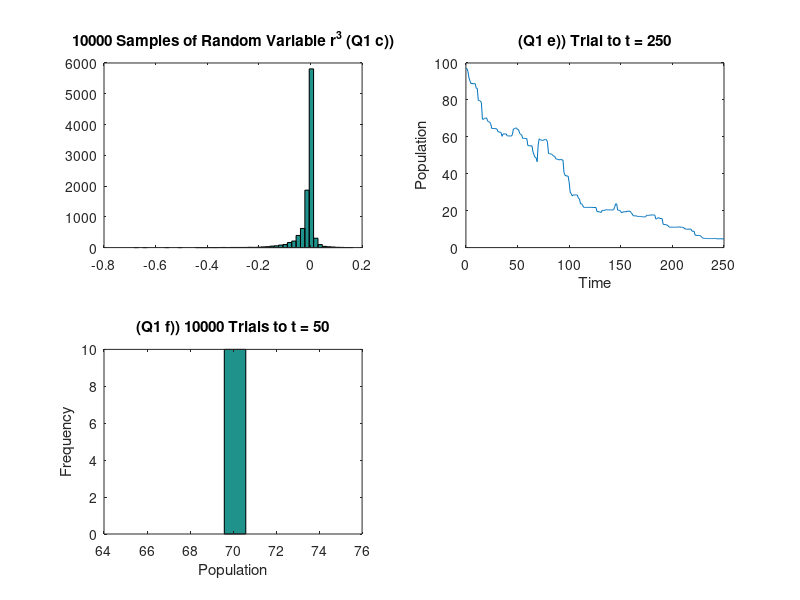

Write MATLAB code to recreate this figure. (Note: this script raises an error after producing the figure.)
%
%   Question 1 part c):
%   Produce histogram of 10000 samples of random numer r^3
%

%   Define variables
n = 10000;
mu = -0.1;
sigma = 0.2;

x = 0:1:n;
y= [];

%Iterate through interation function
for i=1:n
    y = [y normrnd(mu,sigma)^3];
end;

%Plot
subplot(2,2,1)
hist(y,50);
    title([num2str(n) ' Samples of Random Variable r^3 (Q1 c))']);
    xlabel('');
    ylabel('');

mean = mean(y)
standard_deviation = std(y)


%
%   Question 1 part e):
%   Run trial of the model up to t=250
%

%   Define variables
t = 250;
N0 = 97;
mu = -0.1;
sigma = 0.2;

x = 0:1:t;
y = [];
y = [y N0];

%Iterate through interation function
for i=1:t
    R = (1 + normrnd(mu,sigma)^3) * N0;
    N0 = R;
    y = [y R];
end;

%Plot
subplot(2,2,2)
plot(x,y);
    title(['(Q1 e)) Trial to t = ' num2str(t)]);
    xlabel('Time');
    ylabel('Population');
    
%
%   Question 1 part f):
%   Run 10000 trials at t = 50
%

%   Define variables
t = 50;
N0 = 97;
mu = -0.1;
sigma = 0.2;
trials = 10;

x = 0:1:t;
y = [];
y = [y N0];

en = [];

%Iterate through interation function
for j=1:trials
    for i=1:t
        R = (1 + normrnd(mu,sigma)^3) * N0;
        N0 = R;
        y = [y R];
    end;
    en = [en y(t)];
end;

%Plot
subplot(2,2,3)
hist(en);
    title(['(Q1 f)) 10000 Trials to t = ' num2str(t)]);
    xlabel('Population');
    ylabel('Frequency');
    
mean = mean(y)
standard_deviation = std(y)

%
%   Question 1 part g):
%   Produce histogram of 10000 samples of random numer r^3
%

%   Define variables
t = 150;
N0 = 97;
mu = -0.1;
sigma = 0.2;
trials = 10;

x = 0:1:t;
y = [];
y = [y N0];

en = [];

%Iterate through interation function
for j=1:trials
    for i=1:t
        R = (1 + normrnd(mu,sigma)^3) * N0;
        N0 = R;
        y = [y R];
    end;
    en = [en y(t)];
end;

%Plot
subplot(2,2,4)
hist(en);
    title(['(Q1 g)) 10000 Trials to t = ' num2str(t)]);
    xlabel('Population');
    ylabel('Frequency');
    
mean = mean(y)
standard_deviation = std(y)